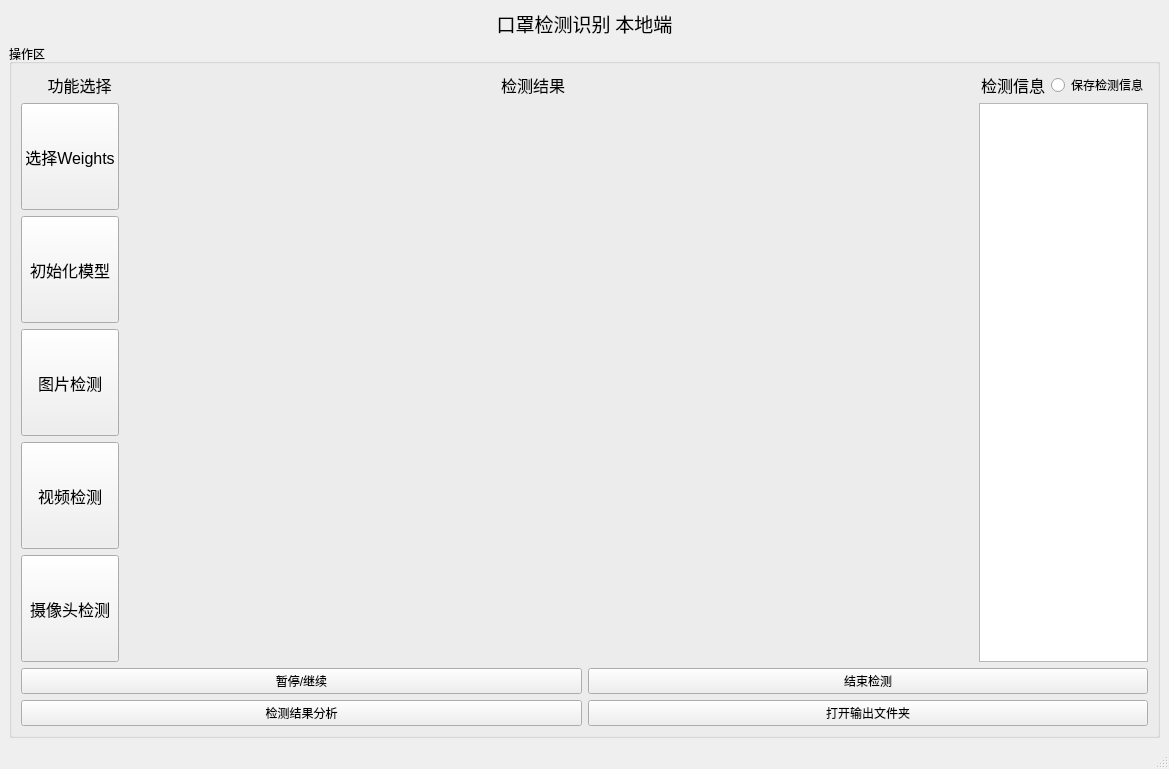
<?xml version="1.0" encoding="UTF-8"?>
<ui version="4.0">
 <class>MainWindow</class>
 <widget class="QMainWindow" name="MainWindow">
  <property name="geometry">
   <rect>
    <x>0</x>
    <y>0</y>
    <width>1169</width>
    <height>769</height>
   </rect>
  </property>
  <property name="windowTitle">
   <string>口罩识别检测工具</string>
  </property>
  <property name="windowIcon">
   <iconset>
    <normaloff>../../ui_img/icon.jpg</normaloff>../../ui_img/icon.jpg</iconset>
  </property>
  <widget class="QWidget" name="centralwidget">
   <property name="enabled">
    <bool>true</bool>
   </property>
   <property name="sizePolicy">
    <sizepolicy hsizetype="Preferred" vsizetype="Fixed">
     <horstretch>0</horstretch>
     <verstretch>0</verstretch>
    </sizepolicy>
   </property>
   <layout class="QVBoxLayout" name="verticalLayout_4" stretch="0,0">
    <item>
     <widget class="QLabel" name="label_5">
      <property name="font">
       <font>
        <family>Adobe Devanagari</family>
        <pointsize>14</pointsize>
       </font>
      </property>
      <property name="text">
       <string>口罩检测识别 本地端</string>
      </property>
      <property name="alignment">
       <set>Qt::AlignCenter</set>
      </property>
     </widget>
    </item>
    <item>
     <widget class="QGroupBox" name="groupBox_2">
      <property name="title">
       <string>操作区</string>
      </property>
      <layout class="QVBoxLayout" name="verticalLayout_3">
       <item>
        <layout class="QHBoxLayout" name="horizontalLayout_4" stretch="1,4,1,0">
         <item>
          <widget class="QLabel" name="label_2">
           <property name="sizePolicy">
            <sizepolicy hsizetype="Minimum" vsizetype="Fixed">
             <horstretch>0</horstretch>
             <verstretch>0</verstretch>
            </sizepolicy>
           </property>
           <property name="maximumSize">
            <size>
             <width>1677215</width>
             <height>16777215</height>
            </size>
           </property>
           <property name="font">
            <font>
             <family>.AppleSystemUIFont</family>
             <pointsize>12</pointsize>
            </font>
           </property>
           <property name="text">
            <string>      功能选择</string>
           </property>
           <property name="alignment">
            <set>Qt::AlignLeading|Qt::AlignLeft|Qt::AlignVCenter</set>
           </property>
          </widget>
         </item>
         <item>
          <widget class="QLabel" name="label_3">
           <property name="sizePolicy">
            <sizepolicy hsizetype="Minimum" vsizetype="Fixed">
             <horstretch>0</horstretch>
             <verstretch>0</verstretch>
            </sizepolicy>
           </property>
           <property name="maximumSize">
            <size>
             <width>1677215</width>
             <height>16777215</height>
            </size>
           </property>
           <property name="font">
            <font>
             <family>.AppleSystemUIFont</family>
             <pointsize>12</pointsize>
            </font>
           </property>
           <property name="text">
            <string>检测结果</string>
           </property>
           <property name="alignment">
            <set>Qt::AlignCenter</set>
           </property>
          </widget>
         </item>
         <item>
          <widget class="QLabel" name="label_4">
           <property name="sizePolicy">
            <sizepolicy hsizetype="Minimum" vsizetype="Fixed">
             <horstretch>0</horstretch>
             <verstretch>0</verstretch>
            </sizepolicy>
           </property>
           <property name="maximumSize">
            <size>
             <width>1677215</width>
             <height>16777215</height>
            </size>
           </property>
           <property name="font">
            <font>
             <family>.AppleSystemUIFont</family>
             <pointsize>12</pointsize>
            </font>
           </property>
           <property name="text">
            <string>检测信息</string>
           </property>
           <property name="alignment">
            <set>Qt::AlignRight|Qt::AlignTrailing|Qt::AlignVCenter</set>
           </property>
          </widget>
         </item>
         <item>
          <widget class="QRadioButton" name="radioButton">
           <property name="text">
            <string>保存检测信息</string>
           </property>
          </widget>
         </item>
        </layout>
       </item>
       <item>
        <layout class="QHBoxLayout" name="horizontalLayout_3" stretch="1,11">
         <item>
          <layout class="QVBoxLayout" name="verticalLayout">
           <item>
            <widget class="QPushButton" name="pushButton_weights">
             <property name="sizePolicy">
              <sizepolicy hsizetype="Minimum" vsizetype="Preferred">
               <horstretch>0</horstretch>
               <verstretch>0</verstretch>
              </sizepolicy>
             </property>
             <property name="font">
              <font>
               <family>.AppleSystemUIFont</family>
               <pointsize>12</pointsize>
              </font>
             </property>
             <property name="text">
              <string>选择Weights</string>
             </property>
            </widget>
           </item>
           <item>
            <widget class="QPushButton" name="pushButton_init">
             <property name="sizePolicy">
              <sizepolicy hsizetype="Minimum" vsizetype="Preferred">
               <horstretch>0</horstretch>
               <verstretch>0</verstretch>
              </sizepolicy>
             </property>
             <property name="font">
              <font>
               <family>.AppleSystemUIFont</family>
               <pointsize>12</pointsize>
              </font>
             </property>
             <property name="text">
              <string>初始化模型</string>
             </property>
            </widget>
           </item>
           <item>
            <widget class="QPushButton" name="pushButton_img">
             <property name="sizePolicy">
              <sizepolicy hsizetype="Minimum" vsizetype="Preferred">
               <horstretch>0</horstretch>
               <verstretch>0</verstretch>
              </sizepolicy>
             </property>
             <property name="font">
              <font>
               <family>.AppleSystemUIFont</family>
               <pointsize>12</pointsize>
              </font>
             </property>
             <property name="text">
              <string>图片检测</string>
             </property>
            </widget>
           </item>
           <item>
            <widget class="QPushButton" name="pushButton_video">
             <property name="sizePolicy">
              <sizepolicy hsizetype="Minimum" vsizetype="Preferred">
               <horstretch>0</horstretch>
               <verstretch>0</verstretch>
              </sizepolicy>
             </property>
             <property name="font">
              <font>
               <family>.AppleSystemUIFont</family>
               <pointsize>12</pointsize>
              </font>
             </property>
             <property name="text">
              <string>视频检测</string>
             </property>
            </widget>
           </item>
           <item>
            <widget class="QPushButton" name="pushButton_camer">
             <property name="sizePolicy">
              <sizepolicy hsizetype="Minimum" vsizetype="Preferred">
               <horstretch>0</horstretch>
               <verstretch>0</verstretch>
              </sizepolicy>
             </property>
             <property name="font">
              <font>
               <family>.AppleSystemUIFont</family>
               <pointsize>12</pointsize>
              </font>
             </property>
             <property name="text">
              <string>摄像头检测</string>
             </property>
            </widget>
           </item>
          </layout>
         </item>
         <item>
          <layout class="QHBoxLayout" name="horizontalLayout_2" stretch="5,1">
           <item>
            <widget class="QLabel" name="label">
             <property name="text">
              <string/>
             </property>
            </widget>
           </item>
           <item>
            <widget class="QTextBrowser" name="textBrowser">
             <property name="enabled">
              <bool>true</bool>
             </property>
             <property name="sizePolicy">
              <sizepolicy hsizetype="Expanding" vsizetype="Expanding">
               <horstretch>0</horstretch>
               <verstretch>0</verstretch>
              </sizepolicy>
             </property>
             <property name="font">
              <font>
               <pointsize>12</pointsize>
              </font>
             </property>
             <property name="cursor" stdset="0">
              <cursorShape>ArrowCursor</cursorShape>
             </property>
             <property name="tabletTracking">
              <bool>false</bool>
             </property>
            </widget>
           </item>
          </layout>
         </item>
        </layout>
       </item>
       <item>
        <layout class="QHBoxLayout" name="horizontalLayout">
         <item>
          <widget class="QPushButton" name="pushButton_stop">
           <property name="sizePolicy">
            <sizepolicy hsizetype="Minimum" vsizetype="Maximum">
             <horstretch>0</horstretch>
             <verstretch>0</verstretch>
            </sizepolicy>
           </property>
           <property name="text">
            <string>暂停/继续</string>
           </property>
          </widget>
         </item>
         <item>
          <widget class="QPushButton" name="pushButton_finish">
           <property name="sizePolicy">
            <sizepolicy hsizetype="Minimum" vsizetype="Maximum">
             <horstretch>0</horstretch>
             <verstretch>0</verstretch>
            </sizepolicy>
           </property>
           <property name="text">
            <string>结束检测</string>
           </property>
          </widget>
         </item>
        </layout>
       </item>
       <item>
        <layout class="QHBoxLayout" name="horizontalLayout_5">
         <item>
          <widget class="QPushButton" name="pushButton_analyze">
           <property name="sizePolicy">
            <sizepolicy hsizetype="Minimum" vsizetype="Maximum">
             <horstretch>0</horstretch>
             <verstretch>0</verstretch>
            </sizepolicy>
           </property>
           <property name="text">
            <string>检测结果分析</string>
           </property>
          </widget>
         </item>
         <item>
          <widget class="QPushButton" name="pushButton_Open_Output">
           <property name="sizePolicy">
            <sizepolicy hsizetype="Minimum" vsizetype="Maximum">
             <horstretch>0</horstretch>
             <verstretch>0</verstretch>
            </sizepolicy>
           </property>
           <property name="text">
            <string>打开输出文件夹</string>
           </property>
          </widget>
         </item>
        </layout>
       </item>
      </layout>
     </widget>
    </item>
   </layout>
  </widget>
  <widget class="QStatusBar" name="statusbar"/>
 </widget>
 <resources/>
 <connections/>
</ui>
